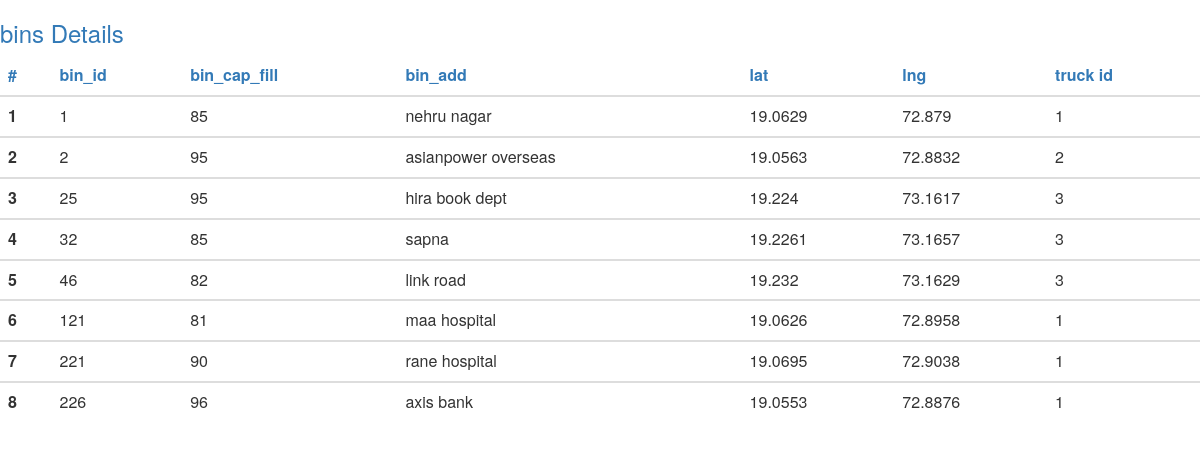
The app's page /SWM_web/current_bins.php with its own data.
### tables this page shows
CREATE TABLE `bins` (
  `bins_id` int(11) NOT NULL,
  `bins_cap_fill` int(11) NOT NULL,
  `bins_add` varchar(100) NOT NULL,
  `lat` float DEFAULT NULL,
  `lng` float DEFAULT NULL,
  `t_id` int(11) NOT NULL,
  `a_id` int(11) NOT NULL
);

### SWM_web/current_bins.php (the view, shortened to what this page needs)
<html lang="en">
<head>
  <link rel="stylesheet" href="https://maxcdn.bootstrapcdn.com/bootstrap/3.3.7/css/bootstrap.min.css">
</head>
<body>
  <h3 class="text-primary">bins Details</h3>
<div class=" col-lg-12 content-wrapper">
      <div class="row" id="show">
                    <table class="table table-hover">
                       <thead>
                          <tr class="text-primary">
                             <th>#</th>
                             <th>bin_id</th>
                             <th>bin_cap_fill</th>
                             <th>bin_add</th>
                             <th>lat</th>
                             <th>lng</th>
                             <th>truck id</th>
                          </tr>
                       </thead>
<?php
include('config.php');
$sql = "select * from bins where bins_cap_fill> 80 " ;
$count=1;
$result = mysqli_query($db , $sql);
if (mysqli_num_rows($result) > 0) {
while($row = mysqli_fetch_assoc($result)) { ?>
                        <tbody>
                           <tr>
                              <th scope="row">
                              <?php echo $count; ?>
                              </th>
                              <td>
                              <?php echo $row['bins_id']; ?>
                              </td>
                              <td>
                              <?php echo $row['bins_cap_fill']; ?>
                              </td>
                              <td>
                              <?php echo $row['bins_add']; ?>
                              </td>
                              <td>
                              <?php echo $row['lat']; ?>
                              </td>
                              <td>
                              <?php echo $row['lng']; ?>
                              </td>
                              <td>
                              <?php echo $row['t_id']; ?>
                              </td>
                           </tr>
                        </tbody>
<?php
$count++;
}
} else {
echo "0 results";
}
?>
      </table>
</div>
</div>
</body>
</html>

### records on screen
bins: bins_id "1", bins_cap_fill "85", bins_add "nehru nagar", lat "19.0629", lng "72.879", t "1"
bins: bins_id "2", bins_cap_fill "95", bins_add "asianpower overseas", lat "19.0563", lng "72.8832", t "2"
bins: bins_id "25", bins_cap_fill "95", bins_add "hira book dept", lat "19.224", lng "73.1617", t "3"
bins: bins_id "32", bins_cap_fill "85", bins_add "sapna", lat "19.2261", lng "73.1657", t "3"
bins: bins_id "46", bins_cap_fill "82", bins_add "link road", lat "19.232", lng "73.1629", t "3"
bins: bins_id "121", bins_cap_fill "81", bins_add "maa hospital", lat "19.0626", lng "72.8958", t "1"
bins: bins_id "221", bins_cap_fill "90", bins_add "rane hospital", lat "19.0695", lng "72.9038", t "1"
bins: bins_id "226", bins_cap_fill "96", bins_add "axis bank", lat "19.0553", lng "72.8876", t "1"
